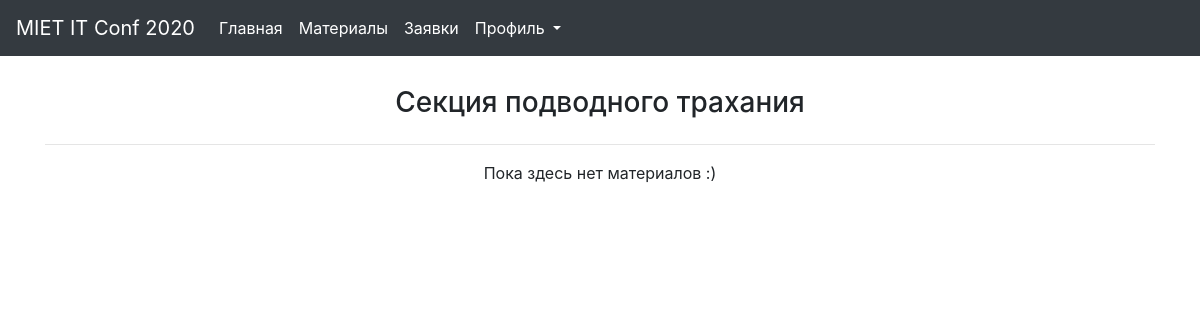
Page /materials/ (signed in) on the earlier database version.
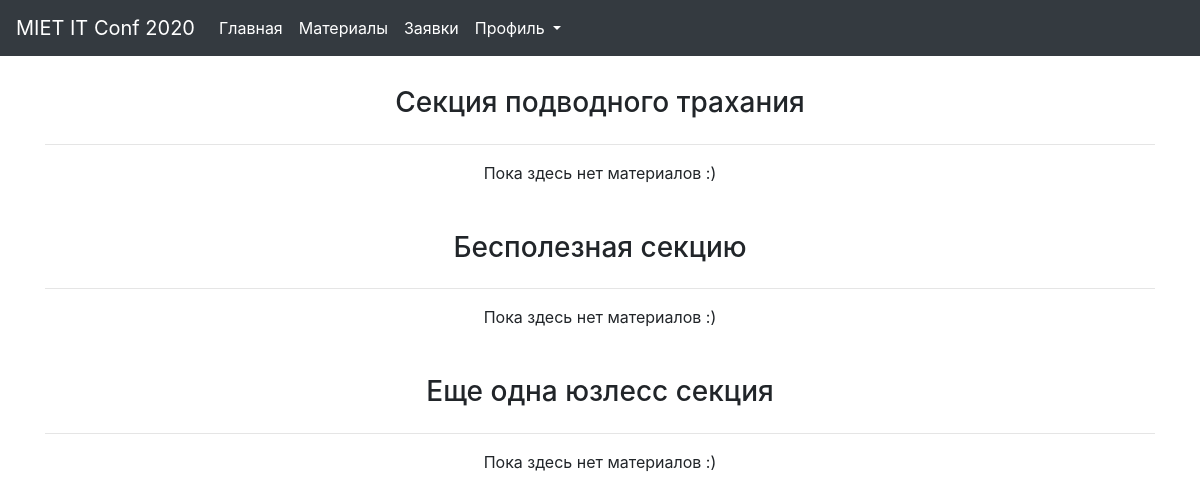
Same page on the later database version.
### main_app/models.py (models this page shows, shortened)
class Section(models.Model):
    class Meta:
        verbose_name = 'Секция'
        verbose_name_plural = 'Секции'
    name = models.CharField(verbose_name='Название',
                            max_length=255,
                            unique=True)
    description = models.TextField(verbose_name='Описание')
    head = models.OneToOneField(User,
                                verbose_name='Руководитель секции',
                                on_delete=models.CASCADE)

### main_app/views.py (the view)
# urls.py: path('materials/', views.material_list, name='material_list'),
@login_required
def material_list(request):
    sections = Section.objects.exclude(name='Нет секции')
    materials = {}
    for section in sections:
        materials[f'{section.name}'] = section.material_set.filter(show_on_materials_page=True)
    print(len(materials))
    if materials:
        print(materials)
    return render(request, 'pages/materials.html', {'materials': materials,
                                                    'sections': sections})

### main_app/templatetags/custom_filter_tags.py (called while the page is built)
@register.filter
def show_on_materials(value):
    return value.filter(show_on_materials_page=True)

### users/models.py (called while the page is built)
    def is_staff(self):
        return self.status in ('tech_sec', 'sci_sec', 'head')

### isconf/templates/pages/materials.html (shortened to what this page needs)
{% extends 'base/base.html' %}
{% load custom_filter_tags %}
{% block content %}
    <div class="container">
        {% for section in sections %}
            <div class="row m-30">
                <div class="col"><h3 style="text-align: center;">{{ section.name }}</h3></div>
            </div>
            <div class="row"><div class="col"><hr></div></div>
            {% for material in section.material_set|show_on_materials %}
                {% if material.show_on_materials_page %}
                    <div class="row">
                        <div class="col"><h6 style="text-align: center;">{{ material.title }}</h6></div>
                    </div>
                    <div class="row">
                        <div class="col-3"></div>
                        <div class="col" style="text-align: center;"><p>{{ material.description }}</p></div>
                        <div class="col-3"></div>
                    </div>
                    <div class="row">
                        <div class="col"><p style="text-align: center;">{{ material.author.first_name }} {{ material.author.last_name }}</p></div>
                    </div>
                {% endif %}
            {% empty %}
                <div class="row">
                    <div class="col"><p style="text-align: center;">Пока здесь нет материалов :)</p></div>
                </div>
            {% endfor %}
        {% empty %}
            <div class="row">
                    <div class="col"><p style="text-align: center;">Скоро здесь появятся материалы</p></div>
                </div>
        {% endfor %}
    </div>
{% endblock %}

Differences in the rows shown:
added Section: name "Бесполезная секцию"
added Section: name "Еще одна юзлесс секция"
